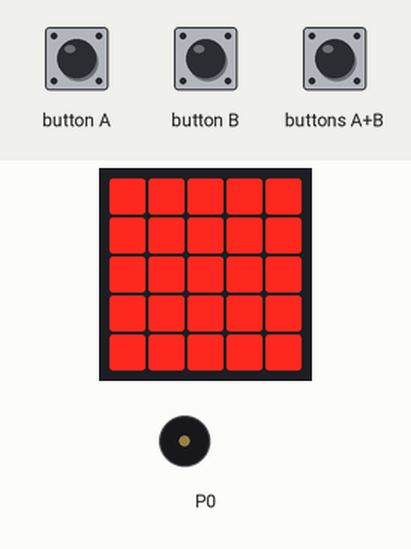
Simulated run of this program. Board: BBC micro:bit (MakeCode). Parts: the board's 5×5 LED display, buzzer (waves = sounding). Inputs (shaded band) come from the test bench.

Above: at 0.1 s.
2.2 s: buttons A+B pressed for 0.15 s
At 2.7 s:
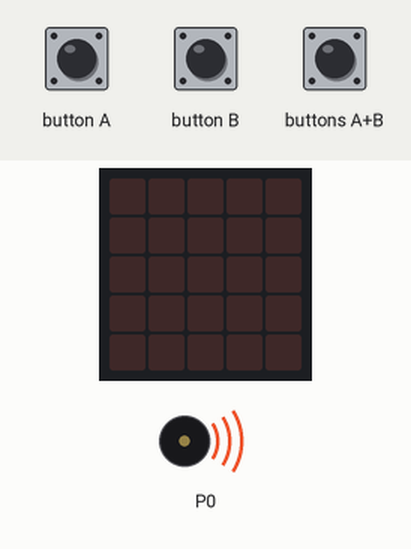
Timing chart, 0 to 8.9 s (numbered marks = the images above; inputs shaded):
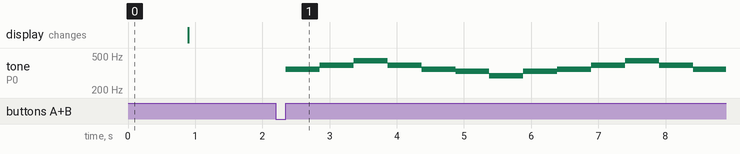

Measured:
- after the input at 2.2 s, tone on P0: plays 349 Hz for 0.51 s, 392 Hz for 0.51 s, 440 Hz for 0.51 s, 392 Hz for 0.51 s, 349 Hz for 0.51 s, 330 Hz for 0.51 s … (13 notes in this stretch), starting after 0.15 s

The program:

main.ts
```typescript
input.onButtonPressed(Button.AB, function () {
    for (let index = 0; index < 10; index++) {
        music.playMelody("F G A G F E D E ", 120)
    }
})
basic.showLeds(`
    # # # # #
    # # # # #
    # # # # #
    # # # # #
    # # # # #
    `)
basic.pause(500)
basic.clearScreen()
```

test.ts
```typescript
// ide kerülnek a tesztek; a rendszer ezt nem kompilálja, ha a csomagot bővítményként használják.
```
